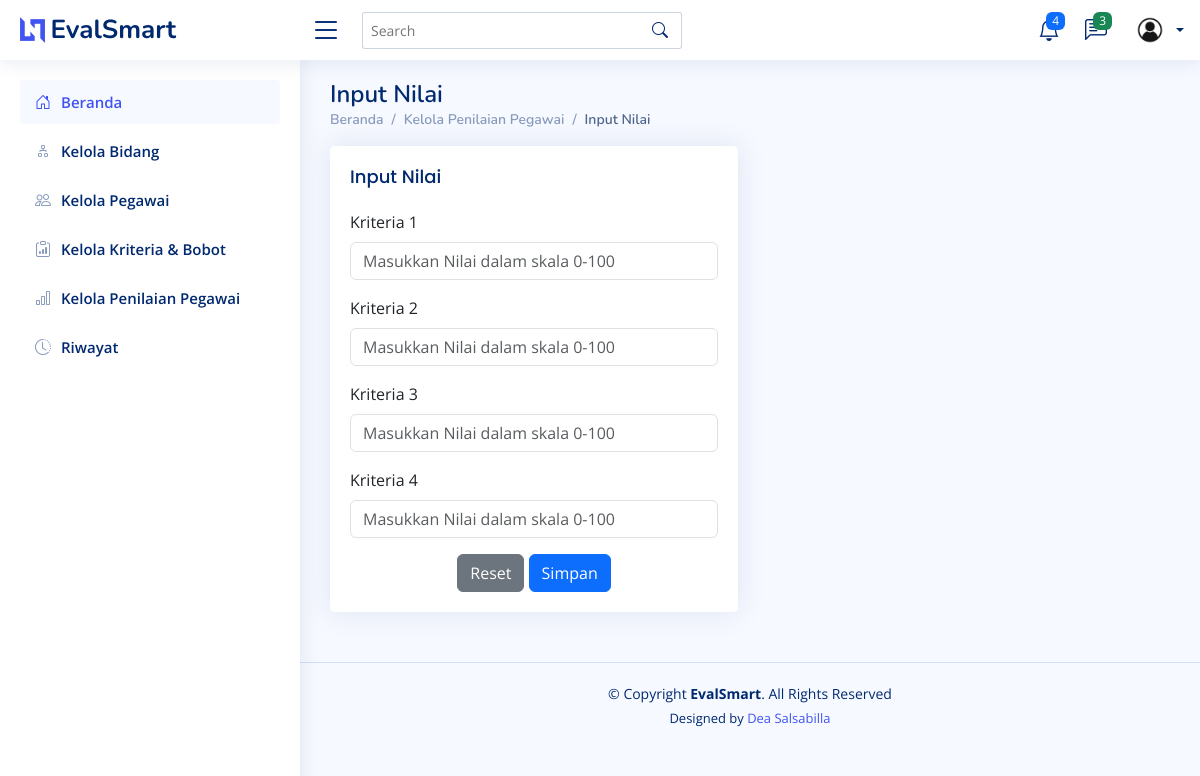
/penilaian/input-nilai/7/, run on the app's committed database.
### testing/models.py (models this page shows, shortened)
class Kriteria(models.Model):
    TIPE_CHOICES = [
        ('benefit', 'Benefit'),
        ('cost', 'Cost'),
    ]
    id = models.AutoField(primary_key=True)  # ID otomatis
    nama = models.CharField(max_length=100)  # Nama kriteria
    bobot = models.FloatField(default=0, null=False, blank=False)  # Bobot, default 0
    tipe = models.CharField(max_length=10, choices=TIPE_CHOICES, default='benefit')  # Tipe kriteria (Benefit/Cost)
    class Meta:
        verbose_name_plural = "Kriteria"
        ordering = ['nama']  # Urutkan berdasarkan nama secara default

### testing/views.py (the view, shortened to what this page needs)
# urls.py: path("penilaian/input-nilai/<int:id>/", views.input_nilai, name="input_nilai"),
def input_nilai(request, id):
    penilaian = get_object_or_404(Penilaian, id=id)  # Ambil data Penilaian berdasarkan ID
    kriteria_list = Kriteria.objects.all()          # Ambil semua kriteria
    context = {
        'penilaian': penilaian,
        'kriteria_list': kriteria_list,
    }
    return render(request, 'input_nilai.html', context)

### testing/templates/input_nilai.html (shortened to what this page needs)
<!DOCTYPE html>
<html lang="en">
  <head>
    {% load static %}
    <link href="{% static 'assets/vendor/bootstrap/css/bootstrap.min.css' %}" rel="stylesheet" />
    <link href="{% static 'assets/vendor/bootstrap-icons/bootstrap-icons.css' %}" rel="stylesheet" />
    <link href="{% static 'assets/vendor/boxicons/css/boxicons.min.css' %}" rel="stylesheet" />
    <link href="{% static 'assets/vendor/quill/quill.snow.css' %}" rel="stylesheet" />
    <link href="{% static 'assets/vendor/quill/quill.bubble.css' %}" rel="stylesheet" />
    <link href="{% static 'assets/vendor/remixicon/remixicon.css' %}" rel="stylesheet" />
    <link href="{% static 'assets/vendor/simple-datatables/style.css' %}" rel="stylesheet" />
    <link href="{% static 'assets/css/style.css' %}" rel="stylesheet" />
  </head>
  <body>
    {% include 'partials/header.html' %}
    {% include 'partials/sidebar.html' %}
    <main id="main" class="main">
      <div class="pagetitle">
        <h1>Input Nilai</h1>
        <nav>
          <ol class="breadcrumb">
            <li class="breadcrumb-item">
              <a href="{% url 'home' %}">Beranda</a>
            </li>
            <li class="breadcrumb-item">Kelola Penilaian Pegawai</li>
            <li class="breadcrumb-item active">Input Nilai</li>
          </ol>
        </nav>
      </div>
      <section class="section">
        <div class="row">
          <div class="col-lg-6">
            <div class="card">
              <div class="card-body">
                <h5 class="card-title">Input Nilai</h5>
                <form class="row g-3" method="post">
                    {% for kriteria in kriteria_list %}
                    <div class="col-12">
                        <label for="{{ kriteria.nama }}" class="form-label">{{ kriteria.nama }}</label>
                        <input type="number" class="form-control" id="{{ kriteria.nama }}" name="{{ kriteria.nama }}"
                               placeholder="Masukkan Nilai dalam skala 0-100" />
                    </div>
                    {% endfor %}
                    <div class="text-center">
                        <button type="reset" class="btn btn-secondary">Reset</button>
                        <button type="submit" class="btn btn-primary">Simpan</button>
                    </div>
                </form>
              </div>
            </div>
          </div>
        </div>
      </section>
    </main>
    {% include 'partials/footer.html' %}
  </body>
</html>

### testing/static/assets/css/style.css (style rules this page uses)
:root { scroll-behavior: smooth; }
body { font-family: "Open Sans", sans-serif; background: #f6f9ff; color: #444444; }
a { color: #4154f1; text-decoration: none; }
h1, h2, h3, h4, h5, h6 { font-family: "Nunito", sans-serif; }
#main { margin-top: 60px; padding: 20px 30px; transition: all 0.3s; }
.pagetitle { margin-bottom: 10px; }
.pagetitle h1 { font-size: 24px; margin-bottom: 0; font-weight: 600; color: #012970; }
.card { margin-bottom: 30px; border: none; border-radius: 5px; box-shadow: 0px 0 30px rgba(1, 41, 112, 0.1); }
.card-title { padding: 20px 0 15px 0; font-size: 18px; font-weight: 500; color: #012970; font-family: "Poppins", sans-serif; }
.card-body { padding: 0 20px 20px 20px; }
.breadcrumb { font-size: 14px; font-family: "Nunito", sans-serif; color: #899bbd; font-weight: 600; }
.breadcrumb a { color: #899bbd; transition: 0.3s; }
.breadcrumb .breadcrumb-item::before { color: #899bbd; }
.breadcrumb .active { color: #51678f; font-weight: 600; }
@media (min-width: 1200px) { #main, #footer { margin-left: 300px; } }

### data on the page
Kriteria: nama "Kriteria 1"
Kriteria: nama "Kriteria 2"
Kriteria: nama "Kriteria 3"
Kriteria: nama "Kriteria 4"
